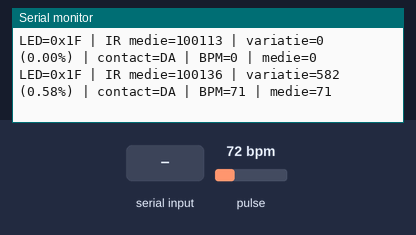
The program below on a simulated ESP32-C3. Shown: the last lines printed to the serial monitor. The inputs (shaded band) are chosen by the test bench; at power-on: pulse 72 bpm.

Above: at 3.2 s.
3.3 s: "+" received over Serial
At 3.8 s:
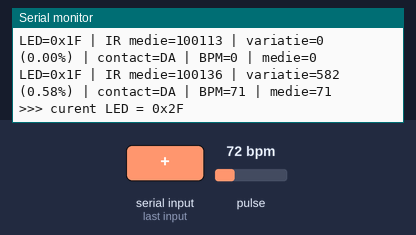
4.8 s: pulse set to 42 bpm
At 5.8 s:
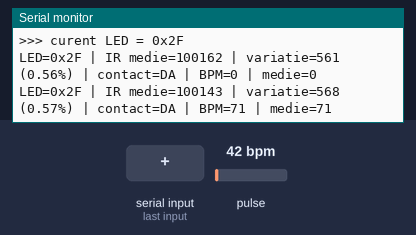
6.3 s: "-" received over Serial
At 6.9 s:
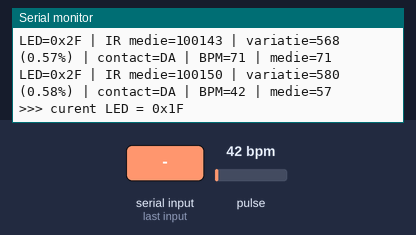
7.8 s: "-" received over Serial
At 8.9 s:
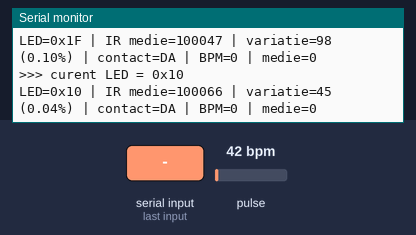
9.5 s: pulse set to 70 bpm
At 10.9 s:
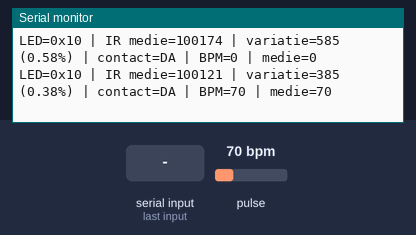
Timing chart, 0 to 12.0 s (numbered marks = the images above; inputs shaded):
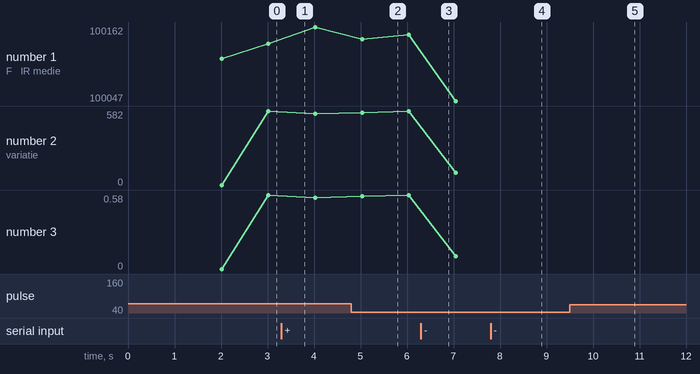

Measured:
- after the input at 3.3 s, the serial monitor: prints a new line at once (image 1)
- after the input at 4.8 s, the serial monitor: prints a new line after 0.23 s (image 2)
- after the input at 6.3 s, the serial monitor: prints a new line at once (image 3)
- after the input at 7.8 s, the serial monitor: prints a new line at once (image 4)
- after the input at 9.5 s, the serial monitor: prints a new line after 0.57 s (image 5)
- plotted number 1: 100136 → 100162 after the input at 3.3 s, 100162 → 100150 after the input at 4.8 s, 100150 → 100047 after the input at 6.3 s
- plotted number 2: 561 → 580 after the input at 4.8 s, 580 → 98 after the input at 6.3 s
- plotted number 3: 0.58 → 0.1 after the input at 6.3 s

The program:

main.cpp
```cpp
#include <Arduino.h>
#include <Wire.h>
#include "MAX30105.h"
#include "heartRate.h"

constexpr uint8_t PIN_SDA = 6;
constexpr uint8_t PIN_SCL = 8;
constexpr uint32_t PRAG_CONTACT = 50000;   // valoare din exemplele pentru deget

MAX30105 senzor;
byte curentLed = 0x1F;

// --- puls ---
constexpr byte DIM_MEDIE = 4;
float bpmRecente[DIM_MEDIE];
byte nrBpm = 0;
byte pozBpm = 0;
unsigned long ultimaBataie = 0;
float bpmCurent = 0;
float bpmMediu = 0;

// --- statistici pe fereastra de 1 secunda ---
uint32_t irMin = UINT32_MAX;
uint32_t irMax = 0;
double irSuma = 0;
uint32_t nrEsantioane = 0;
unsigned long ultimaAfisare = 0;

void reseteazaPuls() {
  nrBpm = 0;
  pozBpm = 0;
  ultimaBataie = 0;
  bpmCurent = 0;
  bpmMediu = 0;
}

void reseteazaFereastra() {
  irMin = UINT32_MAX;
  irMax = 0;
  irSuma = 0;
  nrEsantioane = 0;
}

void configureazaSenzor() {
  // curent LED, medie 4 esantioane, mod 2 (rosu + IR), 400 Hz, puls 411 us, 4096 nA
  senzor.setup(curentLed, 4, 2, 400, 411, 4096);
  reseteazaPuls();
  reseteazaFereastra();
}

void setup() {
  Serial.begin(115200);
  delay(2000);

  Wire.begin(PIN_SDA, PIN_SCL);
  if (!senzor.begin(Wire, I2C_SPEED_FAST)) {
    Serial.println("EROARE: MAX30102 negasit. Verifica cablarea.");
    while (true) delay(1000);
  }

  configureazaSenzor();
  Serial.println("Taste: '+' mareste curentul LED, '-' il micsoreaza.");
  Serial.println("Pune senzorul pe piele cu presiune usoara si constanta.");
}

void gestioneazaTastatura() {
  while (Serial.available()) {
    char c = Serial.read();
    if (c == '+') {
      int n = curentLed + 16;
      curentLed = n > 255 ? 255 : n;
    } else if (c == '-') {
      curentLed = curentLed > 32 ? curentLed - 16 : 16;
    } else {
      continue;
    }
    configureazaSenzor();
    Serial.printf(">>> curent LED = 0x%02X\n", curentLed);
  }
}

void loop() {
  gestioneazaTastatura();

  uint32_t ir = senzor.getIR();
  bool contact = ir > PRAG_CONTACT;

  if (ir < irMin) irMin = ir;
  if (ir > irMax) irMax = ir;
  irSuma += ir;
  nrEsantioane++;

  if (contact) {
    if (checkForBeat(ir)) {
      unsigned long acum = millis();
      unsigned long delta = acum - ultimaBataie;
      ultimaBataie = acum;
      float bpm = 60000.0f / (float)delta;

      if (bpm > 40 && bpm < 200) {
        bpmCurent = bpm;
        bpmRecente[pozBpm] = bpm;
        pozBpm = (pozBpm + 1) % DIM_MEDIE;
        if (nrBpm < DIM_MEDIE) nrBpm++;

        float suma = 0;
        for (byte i = 0; i < nrBpm; i++) suma += bpmRecente[i];
        bpmMediu = suma / nrBpm;
      }
    }
  } else {
    reseteazaPuls();
  }

  if (millis() - ultimaAfisare >= 1000 && nrEsantioane > 0) {
    ultimaAfisare = millis();
    double medie = irSuma / nrEsantioane;
    double variatie = (double)irMax - (double)irMin;
    double acPct = variatie * 100.0 / medie;

    Serial.printf("LED=0x%02X | IR medie=%.0f | variatie=%.0f (%.2f%%) | contact=%s | BPM=%.0f | medie=%.0f%s\n",
                  curentLed, medie, variatie, acPct, contact ? "DA" : "NU",
                  bpmCurent, bpmMediu,
                  irMax > 250000 ? " | POSIBIL SATURAT" : "");
    reseteazaFereastra();
  }
}
```
